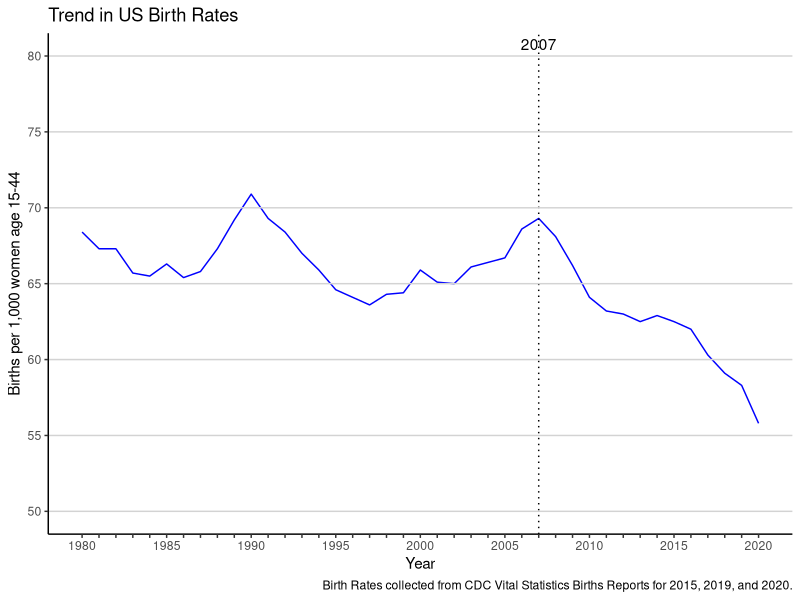
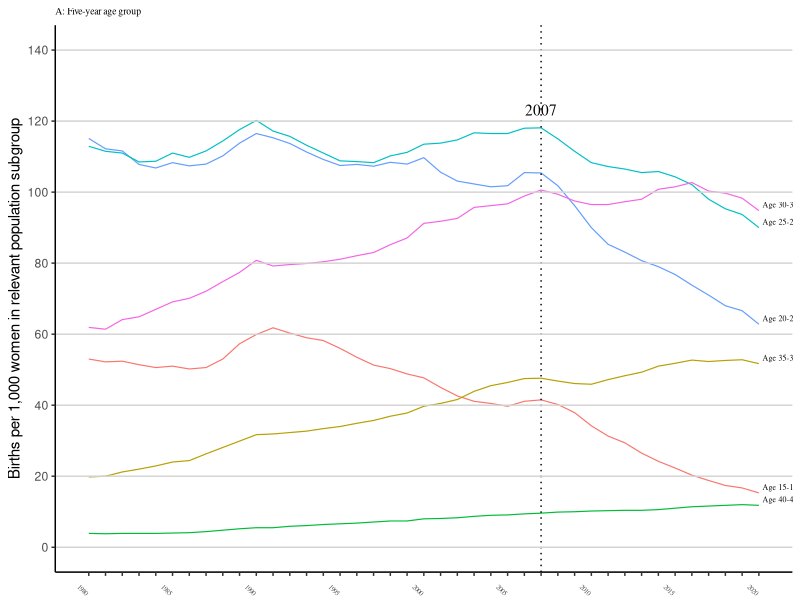
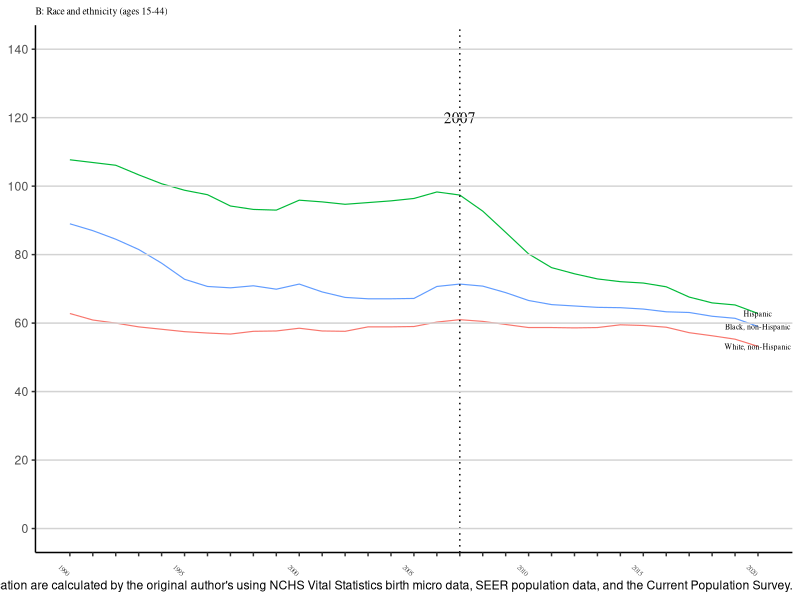
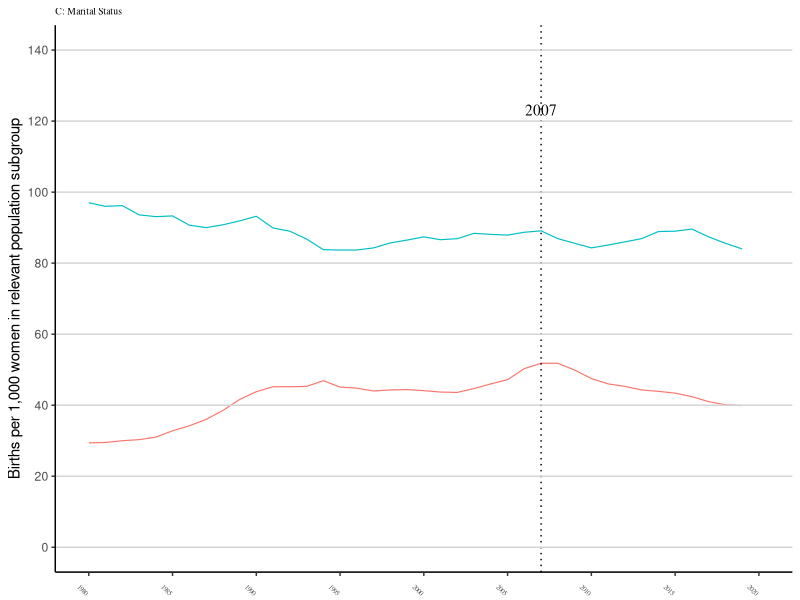

Recreate these plots in R, in order.
## ---- chunk 1
#| include: false
#| warning: false
#| message: false

library(tidyverse)
library(palmerpenguins)
## ---- chunk 2
#| echo: false
#| eval: true
#| warning: false
#| message: false
#| label: fig-bratetrend-graph
#| fig-cap: "Trend in US Birth Rates"

# Load necessary libraries
library(ggplot2)

# Set seed for reproducibility
set.seed(123)

# Read the data from CSV file
data <- read.csv(file = here::here("outputs/data/fig_1.csv"))

# Plotting the data
ggplot(data, aes(x = year, y = brate_all)) +
  geom_line(color = "blue") +
  geom_vline(xintercept = 2007, linetype = "dotted") +
  annotate("text", x = 2007, y = 80, label = "2007", vjust = -0.5, hjust = 0.5, color = "black") +
  geom_hline(yintercept = seq(50, 80, by = 5), color = "lightgrey") +
  scale_y_continuous(limits = c(50, 80), breaks = seq(50, 80, by = 5)) +
  scale_x_continuous(limits = c(1980, 2020), breaks = seq(1980, 2020, by = 1), labels = function(x) ifelse(x %% 5 == 0, x, "")) +
  labs(x = "Year", y = "Births per 1,000 women age 15-44",
       title = "Trend in US Birth Rates",
       caption = "Birth Rates collected from CDC Vital Statistics Births Reports for 2015, 2019, and 2020.") +
  theme_classic()
## ---- chunk 3
#| echo: false
#| eval: true
#| warning: false
#| message: false
#| label: fig-bratepop-graph
#| fig-cap: "Trends in Birth Rates by Population Subgroup"

# Load necessary libraries
library(ggplot2)
library(gridExtra)

# Set seed for reproducibility
set.seed(123)

# Read the data from CSV file
data <- read.csv(file = here::here("outputs/data/figs_2a_2b.csv"))

# Plotting the first line graph (Graph A)
graph_A <- ggplot(data, aes(x = year)) +
  geom_line(aes(y = brate_1519, color = "blue"), size = 0.4) +
  geom_line(aes(y = brate_2024, color = "orange"), size = 0.4) +
  geom_line(aes(y = brate_2529, color = "grey"), size = 0.4) +
  geom_line(aes(y = brate_3034, color = "yellow"), size = 0.4) +
  geom_line(aes(y = brate_3539, color = "cyan"), size = 0.4) +
  geom_line(aes(y = brate_4044, color = "green"), size = 0.4) +
  geom_text(data = data[data$year == 2020,], aes(x = year, y = brate_1519, label = "Age 15-19"), hjust = -0.1, vjust = -0.5, size = 2, family = "Times") +
  geom_text(data = data[data$year == 2020,], aes(x = year, y = brate_2024, label = "Age 20-24"), hjust = -0.1, vjust = -0.5, size = 2, family = "Times") +
  geom_text(data = data[data$year == 2020,], aes(x = year, y = brate_2529, label = "Age 25-29"), hjust = -0.1, vjust = -0.5, size = 2, family = "Times") +
  geom_text(data = data[data$year == 2020,], aes(x = year, y = brate_3034, label = "Age 30-34"), hjust = -0.1, vjust = -0.5, size = 2, family = "Times") +
  geom_text(data = data[data$year == 2020,], aes(x = year, y = brate_3539, label = "Age 35-39"), hjust = -0.1, vjust = -0.5, size = 2, family = "Times") +
  geom_text(data = data[data$year == 2020,], aes(x = year, y = brate_4044, label = "Age 40-44"), hjust = -0.1, vjust = -0.5, size = 2, family = "Times") +
  geom_vline(xintercept = 2007, linetype = "dotted") +
  annotate("text", x = 2007, y = 120, label = "2007", vjust = -0.5, hjust = 0.5, color = "black", family = "Times") +
  geom_hline(yintercept = seq(0, 140, by = 20), color = "lightgrey") +
  scale_y_continuous(limits = c(0, 140), breaks = seq(0, 140, by = 20), labels = seq(0, 140, by = 20)) +
  scale_x_continuous(limits = c(1980, 2020), breaks = seq(1980, 2020, by = 1), labels = function(x) ifelse(x %% 5 == 0, x, "")) +
  labs(x = NULL, 
       y = 'Births per 1,000 women in relevant population subgroup',
       title = "A: Five-year age group",
       caption = NULL,
       family = "Times") +
  theme_classic() +
  theme(axis.text.x = element_text(angle = -45, hjust = 1, family = "Times", size = 5),
        plot.title = element_text(size = 7, family = "Times"),
        legend.position = "none")

# Plotting the second line graph (Graph B)
graph_B <- ggplot(data, aes(x = year)) +
  geom_line(aes(y = brate_hisp, color = "grey"), size = 0.4) +
  geom_line(aes(y = brate_blacknh, color = "orange"), size = 0.4) +
  geom_line(aes(y = brate_whitenh, color = "blue"), size = 0.4) +
  geom_text(data = data[data$year == 2020,], aes(x = year, y = brate_hisp, label = "Hispanic"), size = 2, family = "Times") +
  geom_text(data = data[data$year == 2020,], aes(x = year, y = brate_blacknh, label = "Black, non-Hispanic"), size = 2, family = "Times") +
  geom_text(data = data[data$year == 2020,], aes(x = year, y = brate_whitenh, label = "White, non-Hispanic"), size = 2, family = "Times") +
  geom_vline(xintercept = 2007, linetype = "dotted") + annotate("text", x = 2007, y = 120, label = "2007", color = "black", family = "Times") +
  geom_hline(yintercept = seq(0, 140, by = 20), color = "lightgrey") + scale_y_continuous(limits = c(0, 140), breaks = seq(0, 140, by = 20), labels = seq(0, 140, by = 20)) + scale_x_continuous(limits = c(1990, 2020), breaks = seq(1990, 2020, by = 1), labels = function(x) ifelse(x %% 5 == 0, x, "")) + labs(x = NULL, y = NULL,
       title = "B: Race and ethnicity (ages 15-44)",
       caption = "Birth rates by age group, race, and ethnicity, and marital status gathered from CDC Vital Statistics Births Reports. Birth rates by Hispanic subpopulation, mother's education are calculated by the original author's using NCHS Vital Statistics birth micro data, SEER population data, and the Current Population Survey.") +
  theme_classic() +
  theme(axis.text.x = element_text(angle = -45, hjust = 1, family = "Times", size = 5),
        plot.title = element_text(size = 7, family = "Times"),
        legend.position = "none")


# Read the data from the new CSV file fig_2e
data_2e <- read.csv(file = here::here("outputs/data/fig_2e.csv"))

# Plotting the third line graph (Graph C)
graph_C <- ggplot(data_2e, aes(x = year)) +
  geom_line(aes(y = brate_unmarried, color = "blue"), size = 0.4) +
  geom_line(aes(y = brate_married, color = "orange"), size = 0.4) +
  geom_vline(xintercept = 2007, linetype = "dotted") +
  annotate("text", x = 2007, y = 120, label = "2007", vjust = -0.5, hjust = 0.5, color = "black", family = "Times") +
  geom_hline(yintercept = seq(0, 140, by = 20), color = "lightgrey") +
  scale_y_continuous(limits = c(0, 140), breaks = seq(0, 140, by = 20), labels = seq(0, 140, by = 20)) +
  scale_x_continuous(limits = c(1980, 2020), breaks = seq(1980, 2020, by = 5), labels = function(x) ifelse(x %% 5 == 0, x, "")) +
  labs(x = NULL, 
       y = 'Births per 1,000 women in relevant population subgroup',
       title = "C: Marital Status",
       caption = NULL,
       family = "Times") +
  theme_classic() +
  theme(axis.text.x = element_text(angle = -45, hjust = 1, family = "Times", size = 5),
        plot.title = element_text(size = 7, family = "Times"),
        legend.position = "none")

# divide frame in 3x1 grid
par(mfrow = c(3,1))

# draw 3 graphs
plot(graph_A)
plot(graph_B)
plot(graph_C)
